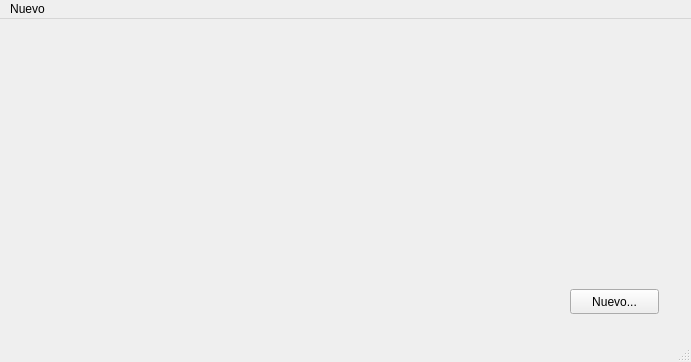
<?xml version="1.0" encoding="UTF-8"?>
<ui version="4.0">
 <class>MainWindow</class>
 <widget class="QMainWindow" name="MainWindow">
  <property name="geometry">
   <rect>
    <x>0</x>
    <y>0</y>
    <width>691</width>
    <height>362</height>
   </rect>
  </property>
  <property name="windowTitle">
   <string>MainWindow</string>
  </property>
  <widget class="QWidget" name="centralwidget">
   <widget class="QPushButton" name="pushButton">
    <property name="geometry">
     <rect>
      <x>570</x>
      <y>270</y>
      <width>89</width>
      <height>25</height>
     </rect>
    </property>
    <property name="text">
     <string>Nuevo...</string>
    </property>
   </widget>
  </widget>
  <widget class="QMenuBar" name="menubar">
   <property name="geometry">
    <rect>
     <x>0</x>
     <y>0</y>
     <width>691</width>
     <height>22</height>
    </rect>
   </property>
   <widget class="QMenu" name="menuNuevo">
    <property name="title">
     <string>Nuevo</string>
    </property>
    <addaction name="actionnueva_tarea"/>
   </widget>
   <addaction name="menuNuevo"/>
  </widget>
  <widget class="QStatusBar" name="statusbar"/>
  <action name="actionnueva_tarea">
   <property name="text">
    <string>nueva tarea...</string>
   </property>
  </action>
 </widget>
 <resources/>
 <connections/>
</ui>
